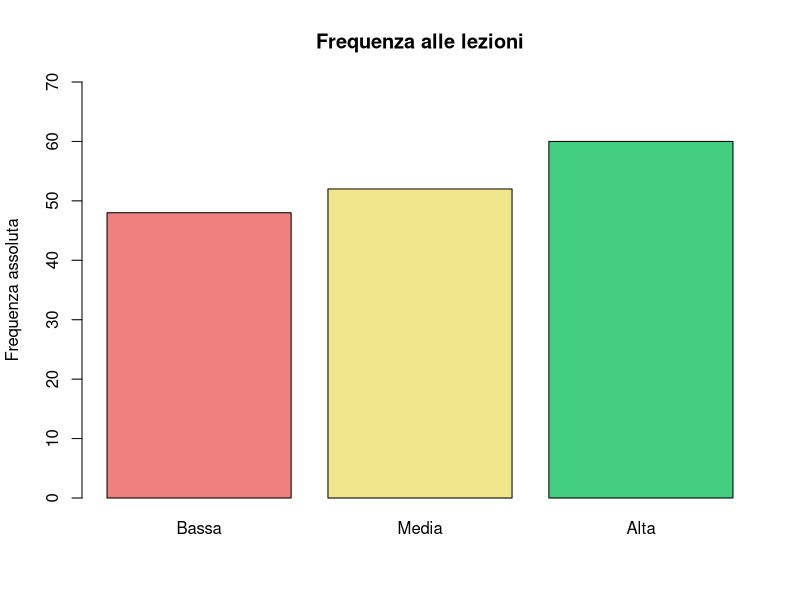
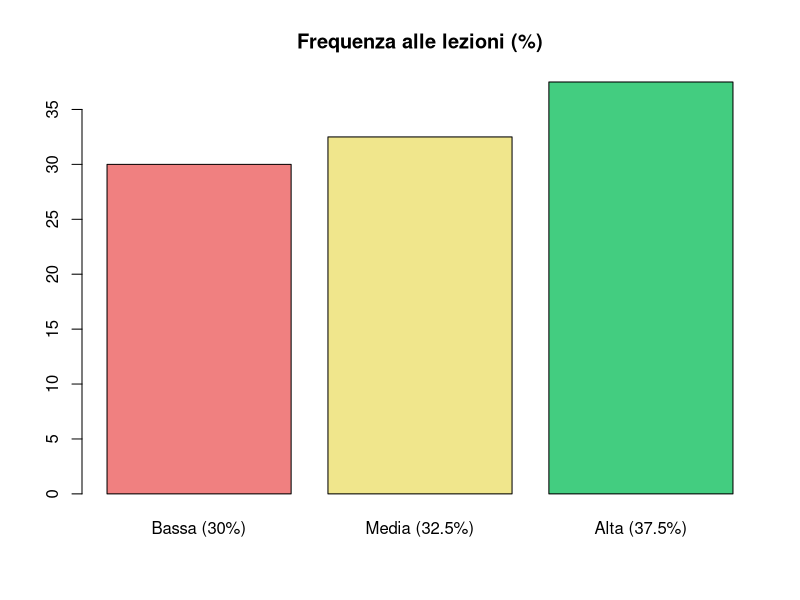
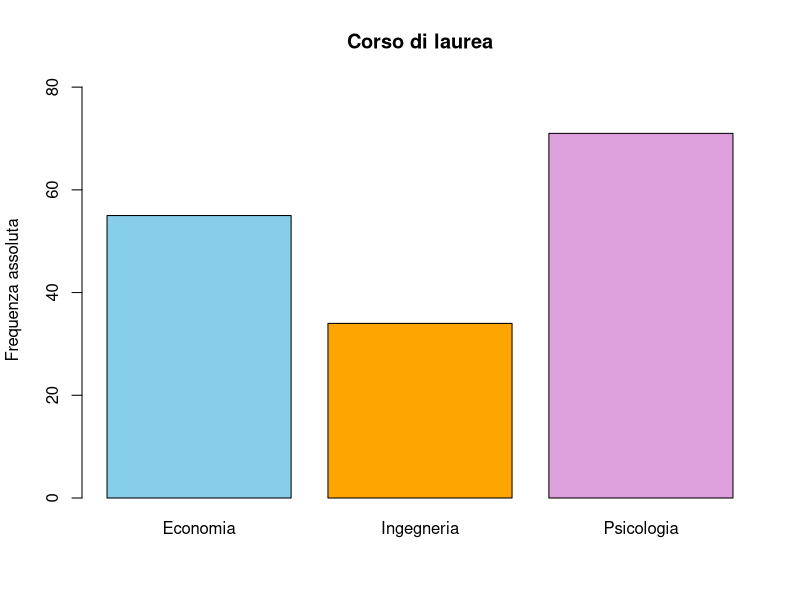
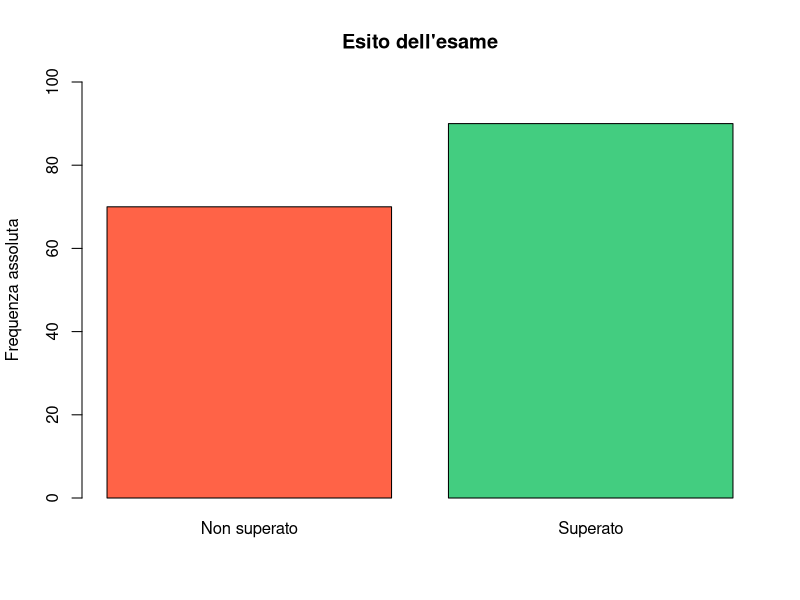
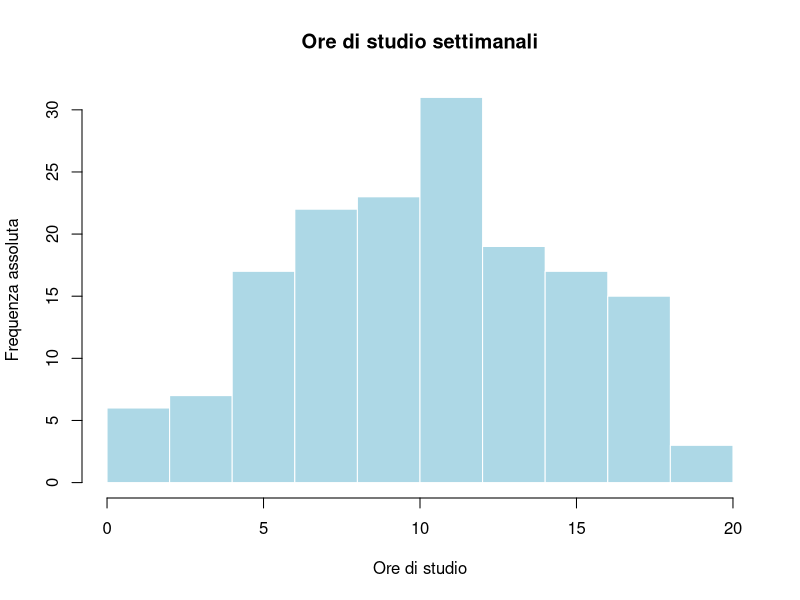
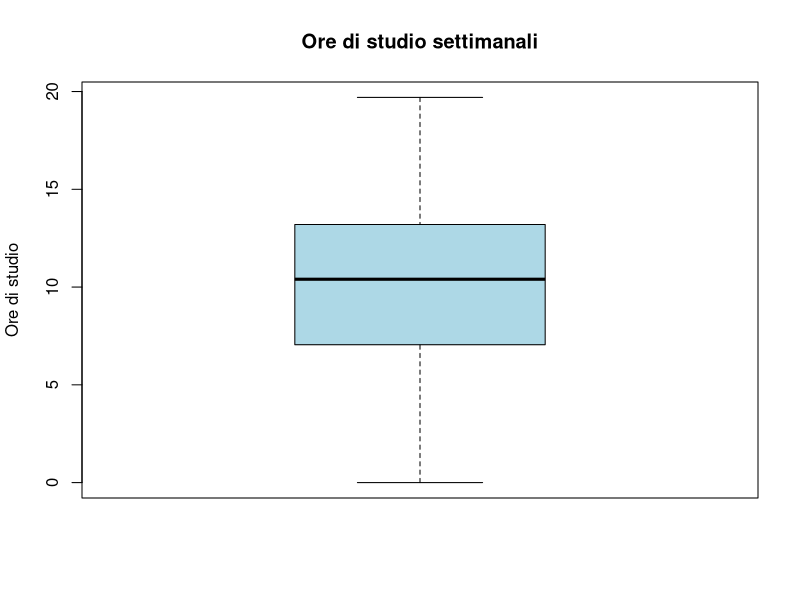
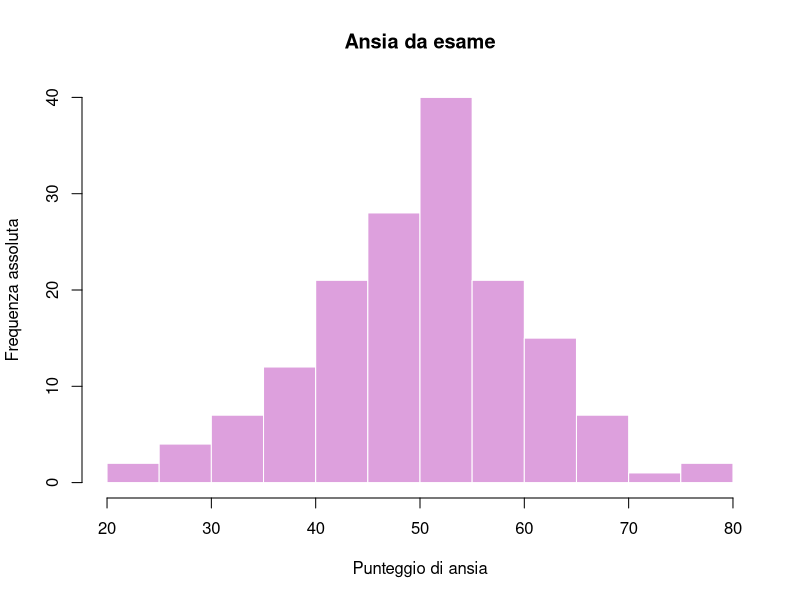
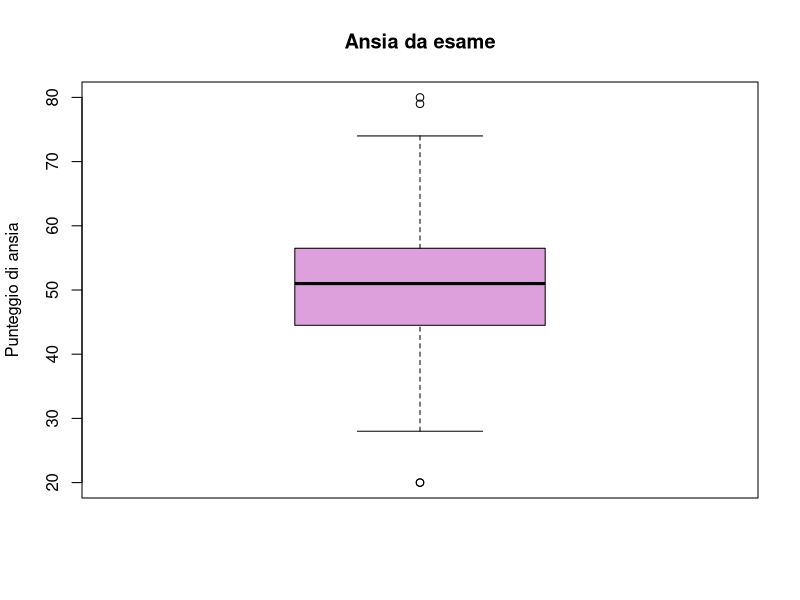

Here is the R script that generated these plots, in order:
## ---- chunk 1

dati = read.csv2("data/studenti.csv")
head(dati)
str(dati)
dim(dati) 
## ---- chunk 2
dati$genere = factor(dati$genere)
dati$corso = factor(dati$corso)
dati$esito = factor(dati$esito)
dati$frequenza = factor(dati$frequenza, levels = c("Bassa", "Media", "Alta"))

str(dati)
levels(dati$frequenza)
levels(dati$esito)
## ---- chunk 3
# 1. frequenze assolute
freq_ass = table(dati$frequenza)
freq_ass

# 2 frequenze relative e percentuali
freq_rel = prop.table(freq_ass)
freq_rel
freq_perc = round(freq_rel * 100, 1)
freq_perc
## ---- chunk 4
# 3 diagramma a barre
barplot(freq_ass,
        col = c("lightcoral", "khaki", "seagreen3"),
        main = "Frequenza alle lezioni",
        ylab = "Frequenza assoluta",
        ylim = c(0, max(freq_ass) + 10))
## ---- chunk 5
# d) diagramma a torta con le percentuali nelle etichette
barplot(freq_perc,
    names = paste0(names(freq_perc), " (", freq_perc, "%)"),
    col = c("lightcoral", "khaki", "seagreen3"),
    main = "Frequenza alle lezioni (%)")
## ---- chunk 6
# corso
tab_corso = table(dati$corso)
tab_corso
round(prop.table(tab_corso) * 100, 1)

# esito
tab_esito = table(dati$esito)
tab_esito
round(prop.table(tab_esito) * 100, 1)
## ---- chunk 7
#| layout-ncol: 2
barplot(tab_corso,
        col = c("skyblue", "orange", "plum"),
        main = "Corso di laurea",
        ylab = "Frequenza assoluta",
        ylim = c(0, max(tab_corso) + 10))

barplot(tab_esito,
        col = c("tomato", "seagreen3"),
        main = "Esito dell'esame",
        ylab = "Frequenza assoluta",
        ylim = c(0, max(tab_esito) + 10))
## ---- chunk 8
summary(dati$ore_studio)
## ---- chunk 9
#| layout-ncol: 2
hist(dati$ore_studio,
     col = "lightblue", border = "white",
     main = "Ore di studio settimanali",
     xlab = "Ore di studio", ylab = "Frequenza assoluta")

boxplot(dati$ore_studio,
        col = "lightblue",
        main = "Ore di studio settimanali",
        ylab = "Ore di studio")
## ---- chunk 10
summary(dati$ansia)
## ---- chunk 11
#| layout-ncol: 2
hist(dati$ansia,
     col = "plum", border = "white",
     main = "Ansia da esame",
     xlab = "Punteggio di ansia", ylab = "Frequenza assoluta")

boxplot(dati$ansia,
        col = "plum",
        main = "Ansia da esame",
        ylab = "Punteggio di ansia")
## ---- chunk 12
tab_fe = table(dati$frequenza, dati$esito)
tab_fe

sum(tab_fe)   # somma delle frequenze congiunte
nrow(dati)    # ampiezza campionaria
sum(tab_fe) == nrow(dati)
## ---- chunk 13
# a) marginali di riga (n_k.)
marg_riga = margin.table(tab_fe, 1)
marg_riga

# b) marginali di colonna (n_.j)
marg_col = margin.table(tab_fe, 2)
marg_col

# c) confronto con le distribuzioni univariate
marg_riga == table(dati$frequenza)
marg_col == table(dati$esito)

# d) tabella con i totali
addmargins(tab_fe)
## ---- chunk 14
prop.table(tab_fe)
round(prop.table(tab_fe) * 100, 1)
## ---- chunk 15
perc_riga = round(prop.table(tab_fe, 1) * 100, 1)
perc_riga

# controllo: ogni riga somma a 100
rowSums(perc_riga)
## ---- chunk 16
perc_col = round(prop.table(tab_fe, 2) * 100, 1)
perc_col

# controllo: ogni colonna somma a 100
colSums(perc_col)
## ---- chunk 17
#| layout-ncol: 2
# a) frequenze assolute
barplot(t(tab_fe),
        beside = TRUE,
        col = c("tomato", "seagreen3"),
        legend.text = TRUE,
        args.legend = list(x = "topleft", bty = "n"),
        ylim = c(0, max(tab_fe) + 10),
        main = "Esito per frequenza alle lezioni",
        xlab = "Frequenza alle lezioni",
        ylab = "Frequenza assoluta")

# b) percentuali di riga
barplot(t(perc_riga),
        beside = TRUE,
        col = c("tomato", "seagreen3"),
        legend.text = TRUE,
        args.legend = list(x = "topleft", bty = "n"),
        ylim = c(0, 110),
        main = "P(Esito | Frequenza)",
        xlab = "Frequenza alle lezioni",
        ylab = "Percentuale di riga")
## ---- chunk 18
#| fig-align: center
# c) mosaicplot
mosaicplot(tab_fe,
           color = c("tomato", "seagreen3"),
           main = "Frequenza alle lezioni ed esito",
           xlab = "Frequenza alle lezioni",
           ylab = "Esito")
## ---- chunk 19


chisq.test(tab_fe)$statistic
## ---- chunk 20
chiMax_fe = sum(tab_fe) * min(c(nrow(tab_fe) - 1, ncol(tab_fe) - 1))
chiMax_fe

chisq.test(tab_fe)$statistic / chiMax_fe
## ---- chunk 21
# tabella di contingenza
tab_ge = table(dati$genere, dati$esito)
addmargins(tab_ge)

# percentuali di riga: P(Esito | Genere)
round(prop.table(tab_ge, 1) * 100, 1)
## ---- chunk 22
#| fig-align: center
barplot(t(round(prop.table(tab_ge, 1) * 100, 1)),
        beside = TRUE,
        col = c("tomato", "seagreen3"),
        legend.text = TRUE,
        args.legend = list(x = "topleft", bty = "n"),
        ylim = c(0, 100),
        main = "P(Esito | Genere)",
        ylab = "Percentuale di riga")
## ---- chunk 23
chisq.test(tab_ge)$statistic 
# chi quadro normalizzato
chiMax_ge = sum(tab_ge) * min(c(nrow(tab_ge) - 1, ncol(tab_ge) - 1))
chiMax_ge
chisq.test(tab_ge)$statistic  / chiMax_ge
## ---- chunk 24
tab_cg = table(dati$corso, dati$genere)
addmargins(tab_cg)

perc_riga_cg = round(prop.table(tab_cg, 1) * 100, 1)
perc_riga_cg
## ---- chunk 25
#| fig-align: center
barplot(t(perc_riga_cg),
        beside = TRUE,
        col = c("orchid", "steelblue"),
        legend.text = TRUE,
        args.legend = list(x = "topleft", bty = "n"),
        ylim = c(0, 100),
        main = "P(Genere | Corso)",
        ylab = "Percentuale di riga")
## ---- chunk 26
chisq.test(tab_cg)$expected

chi2_cg = chisq.test(tab_cg)$statistic
chi2_cg

chiMax_cg = sum(tab_cg) * min(c(nrow(tab_cg) - 1, ncol(tab_cg) - 1))
chiMax_cg
chi2_cg / chiMax_cg
## ---- chunk 27
tab_oe = table(dati$ore_studio >= 10, dati$esito)
tab_oe  # FALSE = meno di 10 ore, TRUE = almeno 10 ore

rownames(tab_oe) = c("< 10 ore", ">= 10 ore")
addmargins(tab_oe)

round(prop.table(tab_oe, 1) * 100, 1)

# tabella 2x2: correct = FALSE
chi2_oe = chisq.test(tab_oe, correct = FALSE)$statistic
chi2_oe

chiMax_oe = sum(tab_oe) * min(c(nrow(tab_oe) - 1, ncol(tab_oe) - 1))
chi2_oe / chiMax_oe
## ---- chunk 28
# a)
tab_ind = matrix(c(20, 30, 10,
                   12, 18,  6,
                    8, 12,  4),
                 nrow = 3, byrow = TRUE)
rownames(tab_ind) = c("da solo", "in gruppo", "misto")
colnames(tab_ind) = c("Psicologia", "Economia", "Ingegneria")
addmargins(tab_ind)

# b)
perc_col_ind = round(prop.table(tab_ind, 2) * 100, 1)
perc_col_ind
## ---- chunk 29
#| fig-align: center
barplot(perc_col_ind,
        beside = TRUE,
        col = c("seagreen2", "darkgreen", "royalblue"),
        legend.text = TRUE,
        args.legend = list(x = "topright", bty = "n"),
        ylim = c(0, 100),
        main = "P(Modalità | Corso)",
        ylab = "Percentuale di colonna")
## ---- chunk 30
# c)
chisq.test(tab_ind)$expected
tab_ind == chisq.test(tab_ind)$expected

# d)
chi2_ind = chisq.test(tab_ind)$statistic
chi2_ind
chiMax_ind = sum(tab_ind) * min(c(nrow(tab_ind) - 1, ncol(tab_ind) - 1))
chiMax_ind
chi2_ind / chiMax_ind
## ---- chunk 31
# a)
tab_dip = matrix(c(40,  0,  0,
                    0, 60,  0,
                    0,  0, 20),
                 nrow = 3, byrow = TRUE)
rownames(tab_dip) = c("da solo", "in gruppo", "misto")
colnames(tab_dip) = c("Psicologia", "Economia", "Ingegneria")
addmargins(tab_dip)

# b)
perc_col_dip = round(prop.table(tab_dip, 2) * 100, 1)
perc_col_dip
## ---- chunk 32
#| fig-align: center
barplot(perc_col_dip,
        beside = TRUE,
        col = c("seagreen2", "darkgreen", "royalblue"),
        legend.text = TRUE,
        args.legend = list(x = "topright", bty = "n"),
        ylim = c(0, 110),
        main = "P(Modalità | Corso)",
        ylab = "Percentuale di colonna")
## ---- chunk 33
# c)
round(chisq.test(tab_dip)$expected, 2)

# d)
chi2_dip = chisq.test(tab_dip)$statistic
chi2_dip
chiMax_dip = sum(tab_dip) * min(c(nrow(tab_dip) - 1, ncol(tab_dip) - 1))
chiMax_dip
chi2_dip / chiMax_dip
